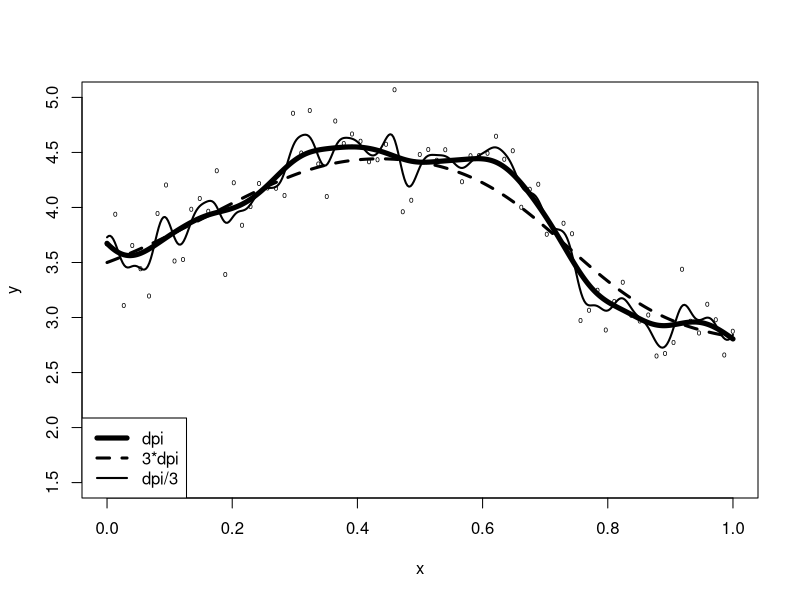

R code for this plot:
#  Figure 21.3

library("KernSmooth")
set.seed("9988")
x = seq(0,1,length=75)
true = .1*x+ sin(5* x^1.5) + 3.6
y = true + rnorm(75,sd=.25)
h1 = dpill(x,y)
fit1 <- locpoly(x,y, bandwidth = h1)
fit2 <- locpoly(x,y, bandwidth = 3*h1)
fit3 <- locpoly(x,y, bandwidth = h1/3)
options(digits=4)
muhat1 = spline(fit1$x,fit1$y,xout=x)$y
mean((true-muhat1)^2)
muhat2 = spline(fit2$x,fit2$y,xout=x)$y
mean((true-muhat2)^2) / mean((true-muhat1)^2)
muhat3 = spline(fit3$x,fit3$y,xout=x)$y
mean((true-muhat3)^2) / mean((true-muhat1)^2)

postscript("loclinVaryBand.ps",width=6,height=5)  #  Figure 21.3
plot(x,y,ylim=c(1.5,5),cex=.5,pch="o")
lines(fit1$x,fit1$y,lwd=5)
lines(fit2$x,fit2$y,lty=2,lwd=3)
lines(fit3$x,fit3$y,lty=1,lwd=2)
legend("bottomleft",c("dpi","3*dpi","dpi/3"),lty=c(1,2,1),lwd=c(5,3,2))
graphics.off()
